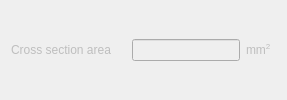
                        <widget class="QWidget" name="widget_butterworthLowPass" native="true">
                         <property name="sizePolicy">
                          <sizepolicy hsizetype="Preferred" vsizetype="Fixed">
                           <horstretch>0</horstretch>
                           <verstretch>0</verstretch>
                          </sizepolicy>
                         </property>
                         <layout class="QHBoxLayout" name="horizontalLayout_7">
                          <property name="topMargin">
                           <number>0</number>
                          </property>
                          <property name="bottomMargin">
                           <number>0</number>
                          </property>
                          <item>
                           <widget class="QLabel" name="label_butterworthLowPass">
                            <property name="enabled">
                             <bool>false</bool>
                            </property>
                            <property name="sizePolicy">
                             <sizepolicy hsizetype="Fixed" vsizetype="Fixed">
                              <horstretch>0</horstretch>
                              <verstretch>0</verstretch>
                             </sizepolicy>
                            </property>
                            <property name="minimumSize">
                             <size>
                              <width>115</width>
                              <height>0</height>
                             </size>
                            </property>
                            <property name="text">
                             <string>Cross section area</string>
                            </property>
                           </widget>
                          </item>
                          <item>
                           <widget class="QLineEdit" name="lineEdit_butterworthLowPassValue">
                            <property name="enabled">
                             <bool>false</bool>
                            </property>
                            <property name="minimumSize">
                             <size>
                              <width>90</width>
                              <height>0</height>
                             </size>
                            </property>
                           </widget>
                          </item>
                          <item alignment="Qt::AlignLeft">
                           <widget class="QLabel" name="label_butterworthLowPassUnits">
                            <property name="enabled">
                             <bool>false</bool>
                            </property>
                            <property name="sizePolicy">
                             <sizepolicy hsizetype="Fixed" vsizetype="Preferred">
                              <horstretch>0</horstretch>
                              <verstretch>0</verstretch>
                             </sizepolicy>
                            </property>
                            <property name="minimumSize">
                             <size>
                              <width>30</width>
                              <height>0</height>
                             </size>
                            </property>
                            <property name="text">
                             <string>&lt;html&gt;&lt;head/&gt;&lt;body&gt;&lt;p&gt;mm&lt;span style=&quot; vertical-align:super;&quot;&gt;2&lt;/span&gt;&lt;/p&gt;&lt;/body&gt;&lt;/html&gt;</string>
                            </property>
                           </widget>
                          </item>
                         </layout>
                        </widget>
